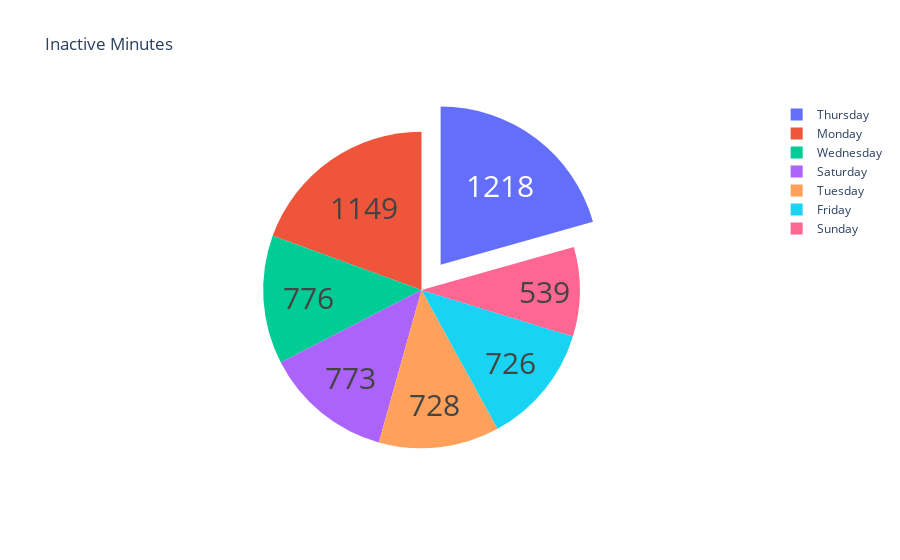

The notebook cell saved with this chart:
### Code cell
fig1 = go.Figure(data=[go.Pie(labels=labels, values=values, pull=[0, 0, 0.2, 0])])
fig1.update_layout(title_text='Inactive Minutes')
fig1.update_traces(hoverinfo='label+percent',textinfo='value',textfont_size=30)
fig1.show()

### Figure 1 — Plotly figure (JSON) as saved in the notebook; plotly's stock layout.template omitted (floating-point values rounded to 4 significant figures; data arrays with more than 128 entries replaced by an {"elided": "..."} marker saying what was removed)
{"data": [{"hoverinfo": "label+percent", "labels": ["Tuesday", "Wednesday", "Thursday", "Friday", "Saturday", "Sunday", "Monday"], "pull": [0, 0, 0.2, 0], "textfont": {"size": 30}, "textinfo": "value", "type": "pie", "values": {"elided": "940 int values"}}], "layout": {"title": {"text": "Inactive Minutes"}}}
